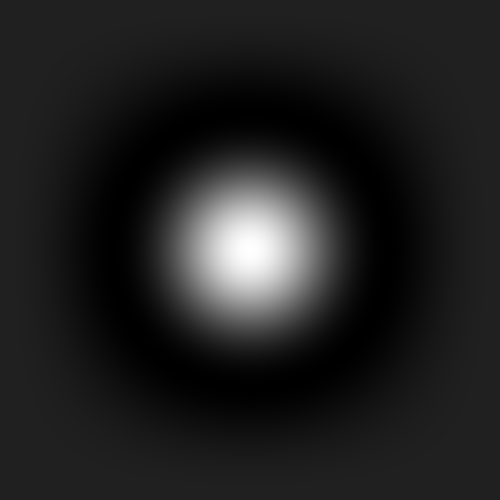
%> input picture matlab/prototype/tools/h_blob.bmp, 500 x 500 px
$ octave --eval "result = retinal(imread('h_blob.bmp'));"   (GNU Octave 9; MATLAB toolbox functions it lacks are replaced by stand-ins)
%> lines starting %> are read from the running program, lines starting %| are printed output that depends on the picture
### matlab/prototype/tools/filtern.m
function y = filtern(h,x)

    % y = filtern(h,x);
    %
    % filters x with h, layer to layer.
    % sum(y,3) will give total activation.
    %
    % if size(h,3) < size(x,3), each layer of x is filtered by h(:,:,1)
    % if size(h,3) > size(x,3), x(:,:,1) is filtered by each layer of h
    %
    % uses replicated padding and returns a map the same size as
    % the input x.


    % pad the x array

        [pr pc] = size(h);
        xp = padarray( x, [pr pc], 'replicate' );


    % compute the first layer
    % if there's a mismatch in the size of the filter or signal,
    % used repeated filter or signal as necessary

        y(:,:,1) = filter2( h(:,:,1), xp(:,:,1), 'same' );

        if size(h,3) < size(xp,3)

            % if the image has fewer layers, only use its first layer
            % and apply each layer of the filter to it
            % (eg, a stack of gabors being applied to a single input image)

            y(:,:,2:size(xp,3)) = 0;
            for i = 2:size(xp,3)
                y(:,:,i) = filter2( h(:,:,1), xp(:,:,i), 'same' );
            end

        elseif size(xp,3) < size(h,3)

            % if the filter has fewer layers, only use its first layer
            % on each layer of the input
            % (should happen much, a bit of a degenerate situation)

            y(:,:,2:size(h,3)) = 0;
            for i = 2:size(h,3)
                y(:,:,i) = filter2( h(:,:,i), xp(:,:,1), 'same' );
            end

        else

            % if they have the same number of layers, then do a layer to
            % filtering
            % (eg, S2 feature is the same stack as the C1 input stack)

            y(:,:,2:size(xp,3)) = 0;
            for i = 2:size(xp,3)
                y(:,:,i) = filter2( h(:,:,i), xp(:,:,i), 'same' );
            end

        end


    % unpad

        r0 = pr + 1;
        rf = r0 + size(x,1) - 1;
%> rf = 515
        c0 = pc + 1;
        cf = c0 + size(x,2) - 1;
%> cf = 515

        y = y(r0:rf,c0:cf,:);
%> y: size 500x500 double


end

### matlab/prototype/tools/disk.m
function z = disk( D, W )
% z = disk( D, W )
% a disk with approximate diameter D (in pixels) in a window of width W
% there's a little smoothing of the edge and values are doubles in 0,1

    if ~exist('W','var') || isempty(W)
        W = D;
    end
    if length(D) == 1; D(2) = D(1); end
    if length(W) == 1; W(2) = W(1); end

    m  = 4;
    d1 = m * D(1);
    d2 = m * D(2);
    [x,y] = meshgrid(linspace(-1,1,d2), linspace(-1,1,d1));

    z = sqrt( x.^2 + y.^2 );
    z = lt(z,1);
    z = imresize(double(z),1/m,'bicubic');
    z = max(z,0);
    z = min(z,1);

    if min(size(z)) == 1; z(:,:) = 1; end;

    z = padarray( z, [ ceil((W(1)-D(1))/2) ceil((W(2)-D(2))/2) ] );
    z = z(1:W(1),1:W(2));

end

### matlab/prototype/tools/retinal.m
function [y,x_mu,x_sigma] = retinal( x, rp, cutoff )
    % [y,x_mu,x_sigma] = retinal( x, rp, [cutoff] );
    % Turns the intensity image into a contrast image.
    % Should roughly approximate a standard normal in "active regions".
    % rp is the region around a cell that mean and std are calculated over.
    %
    % [retinal_output] = retinal( mat2gray(imread('cameraman.tif')), 15 );
    % figure; subplot(1,2,1); imshow(mat2gray(imread('cameraman.tif')));
    %         subplot(1,2,2); imshow(retinal_output + .5);

        if ~exist('rp','var') || isempty(rp)
            rp = 15;
        end

        if ~exist('cutoff','var') || isempty(cutoff)
            cutoff = .1;
        end

        % local mean and standard deviation
            h = disk(rp);
            h = h / sum(h(:));

            x_mu  = filtern( h, x );
            x2_mu = filtern( h, x.^2 );
%> in filtern (call 2), `xp = padarray( x, [pr pc], 'replicate' );`:
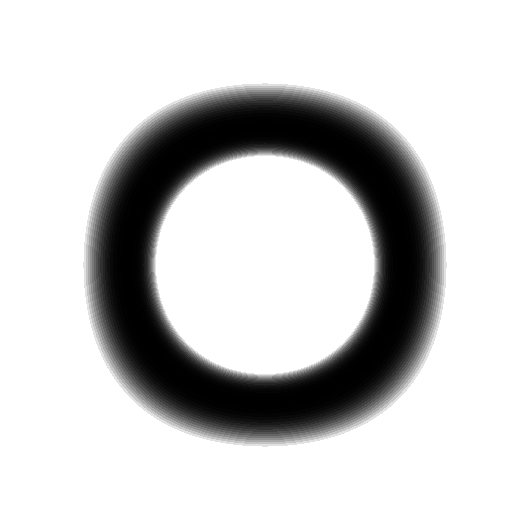
%> xp: size 530x530 uint8; min 0, max 255, mean 205.9
%> in filtern (call 2), `y(:,:,1) = filter2( h(:,:,1), xp(:,:,1), 'same' );`:
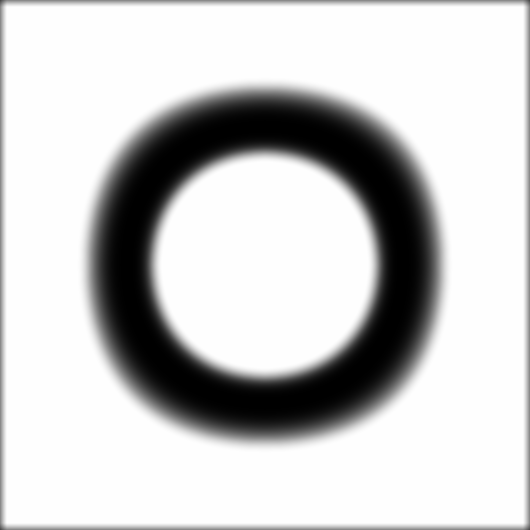
%> y: size 530x530 double; min 0.068, max 255, mean 202.9
%> in filtern (call 2), `y = y(r0:rf,c0:cf,:);`:
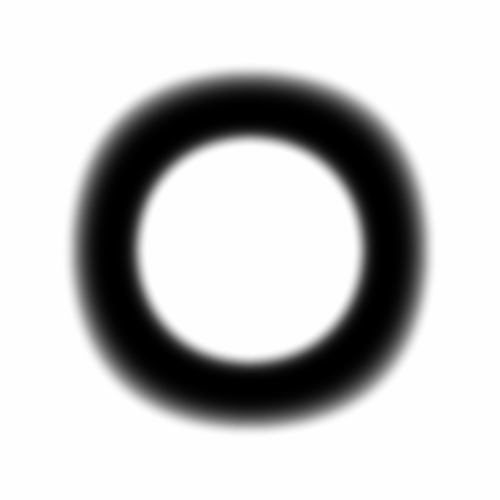
%> y: size 500x500 double; min 0.068, max 255, mean 199.9
            x_sigma = sqrt( max( 0, x2_mu - x_mu.^2 ) );
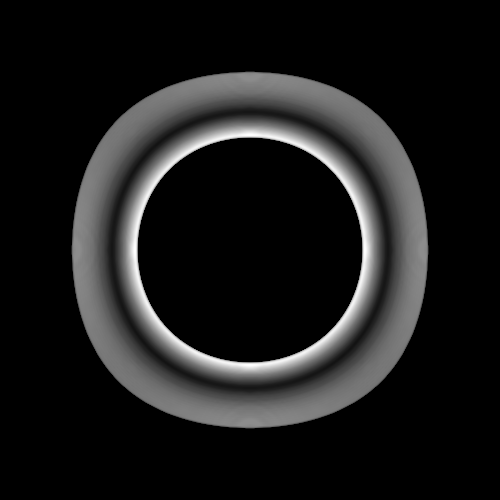
%> x_sigma: size 500x500 double; min 0, max 3.36, mean 0.357; drawn with min black and max white
            % x2_mu should always be larger,
            % but if they're close, it can round the wrong way,
            % so i included a max(0,...) to make sure it doesn't bonk

        % approximate locally standard normal, maybe with noise cutoff
            y = (x - x_mu) ./ max(x_sigma, cutoff);
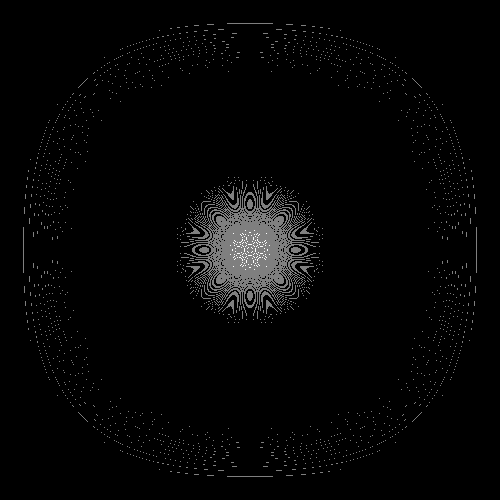
%> y: size 500x500 uint8; min 0, max 20, mean 0.44; drawn with min black and max white
            % y = (x - x_mu) ./ (x_sigma + 1 - blackman_cdf( x_sigma, 0, cutoff));

        % bring roughly to (-1,1)
            y = y / 3;


end
